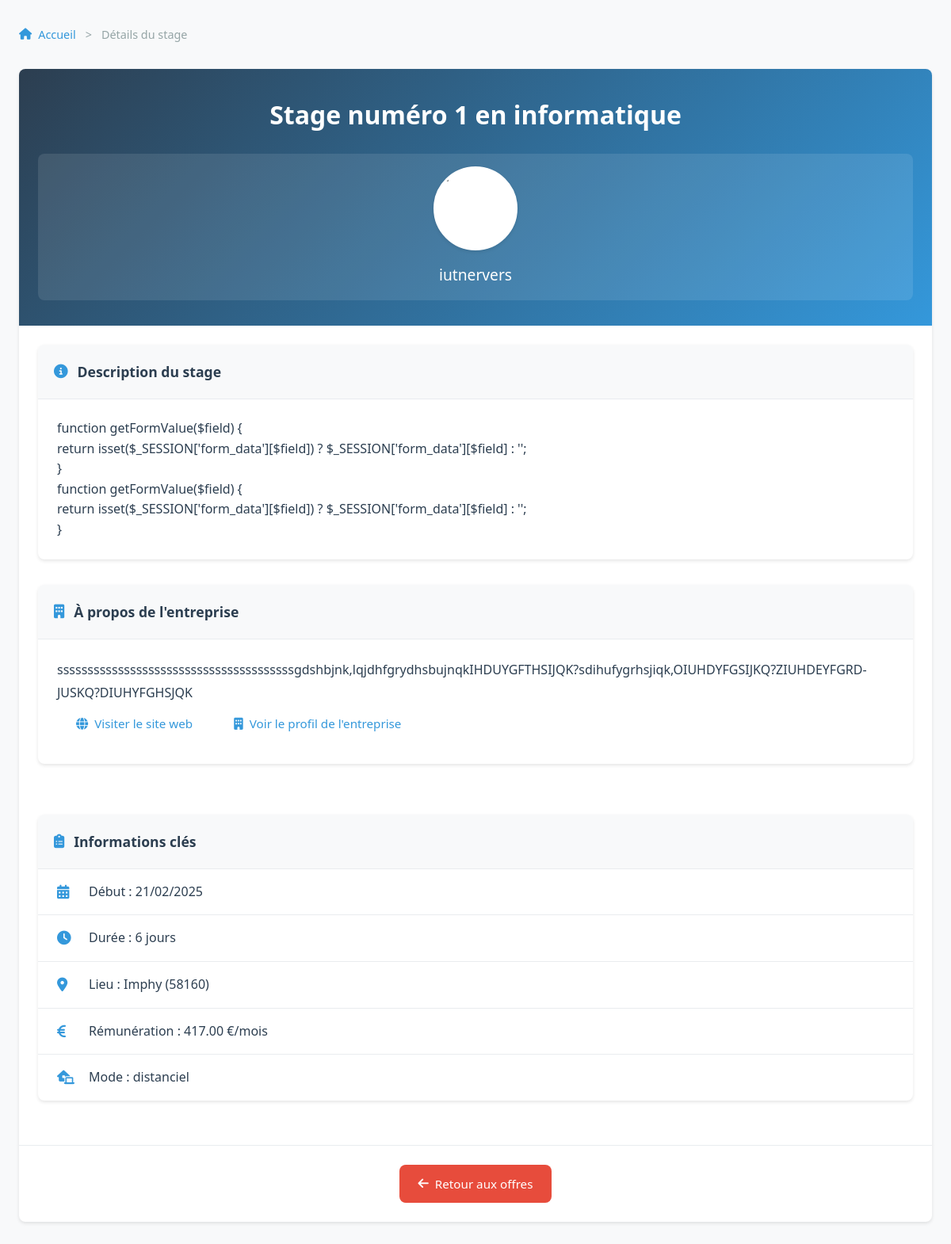
Screenshot of /app/views/internships/stage_details.php?id=42 with the database file from the repository.
### tables this page shows
CREATE TABLE `offres_stages` (
  `id` int(11) NOT NULL,
  `entreprise_id` int(11) DEFAULT NULL,
  `titre` varchar(100) NOT NULL,
  `description` text,
  `date_debut` date DEFAULT NULL,
  `date_fin` date DEFAULT NULL,
  `lieu` varchar(255) DEFAULT NULL,
  `mode_stage` enum('distanciel','présentiel') NOT NULL,
  `logo` varchar(255) DEFAULT NULL,
  `email_contact` varchar(255) NOT NULL,
  `lien_candidature` varchar(255) DEFAULT NULL,
  `domaine` varchar(100) DEFAULT NULL,
  `remuneration` decimal(10,2) DEFAULT NULL,
  `pays` varchar(100) DEFAULT 'France',
  `ville` varchar(100) DEFAULT NULL,
  `code_postal` varchar(10) DEFAULT NULL,
  `region` varchar(100) DEFAULT NULL,
  `departement` varchar(100) DEFAULT NULL,
  `date_publication` timestamp NOT NULL DEFAULT CURRENT_TIMESTAMP,
  `pourvu` tinyint(1) DEFAULT '0'
);

CREATE TABLE `entreprises` (
  `id` int(11) NOT NULL,
  `siret` varchar(14) NOT NULL,
  `nom` varchar(100) NOT NULL,
  `adresse` varchar(255) DEFAULT NULL,
  `ville` varchar(100) DEFAULT NULL,
  `code_postal` varchar(10) DEFAULT NULL,
  `pays` varchar(100) DEFAULT NULL,
  `telephone` varchar(20) DEFAULT NULL,
  `site_web` varchar(255) DEFAULT NULL,
  `lieu` varchar(255) DEFAULT NULL,
  `tva_intracommunautaire` varchar(50) DEFAULT NULL,
  `secteur_activite` varchar(100) DEFAULT NULL,
  `description` text,
  `adresse_facturation` varchar(255) DEFAULT NULL,
  `logo` varchar(255) DEFAULT NULL,
  `nom_contact` varchar(100) DEFAULT NULL,
  `username` varchar(100) NOT NULL,
  `email` varchar(255) NOT NULL,
  `password` varchar(255) NOT NULL,
  `role` enum('etudiant','entreprise','admin') NOT NULL DEFAULT 'entreprise',
  `date_creation` timestamp NOT NULL DEFAULT CURRENT_TIMESTAMP,
  `icone` varchar(255) DEFAULT NULL,
  `valide` tinyint(1) DEFAULT '0',
  `certification` tinyint(1) DEFAULT '0',
  `theme_color` varchar(7) DEFAULT '#3498db',
  `bloque` tinyint(1) DEFAULT '0'
);

### app/views/internships/stage_details.php (the view, shortened to what this page needs)
<?php
require_once $_SERVER['DOCUMENT_ROOT'] . '/Gestion_Stage/app/config/database.php';
$id = (int) $_GET['id'];
$stmt = $pdo->prepare("
    SELECT o.*, e.nom AS nom_entreprise, e.description AS description_entreprise,
           e.site_web, o.logo AS offre_logo, DATEDIFF(o.date_fin, o.date_debut) AS duree
    FROM offres_stages o
    JOIN entreprises e ON o.entreprise_id = e.id
    WHERE o.id = ?
");
$stmt->execute([$id]);
$internship = $stmt->fetch(PDO::FETCH_ASSOC);
?>
<!DOCTYPE html>
<html lang="fr">
<head>
    <link rel="stylesheet" href="https://cdnjs.cloudflare.com/ajax/libs/font-awesome/6.1.1/css/all.min.css">
    <link rel="stylesheet" href="/Gestion_Stage/public/assets/css/style_stage_details.css">
</head>
<body>
    <div class="container">
        <nav class="breadcrumb">
            <a href="/Gestion_Stage/index.php"><i class="fas fa-home"></i> Accueil</a> >
            <span>Détails du stage</span>
        </nav>
        <main class="offer-container">
            <div class="offer-header">
                <h1><?php echo htmlspecialchars($internship['titre']); ?></h1>
                <div class="company-badge">
                    <?php if (!empty($internship['offre_logo'])): ?>
                        <img src="/Gestion_Stage/public/uploads/logos/<?php echo htmlspecialchars(basename($internship['offre_logo'])); ?>"
                             alt="Logo <?php echo htmlspecialchars($internship['nom_entreprise']); ?>"
                             class="company-logo"
                             onerror="this.onerror=null; this.src='/Gestion_Stage/public/assets/images/default-company.png';">
                    <?php else: ?>
                        <div class="company-logo-placeholder">
                            <i class="fas fa-building"></i>
                        </div>
                    <?php endif; ?>
                    <span class="company-name"><?php echo htmlspecialchars($internship['nom_entreprise']); ?></span>
                </div>
            </div>
            <div class="offer-grid">
                <div class="offer-main">
                <div class="card">
                    <h2><i class="fas fa-info-circle"></i> Description du stage</h2>
                    <div class="card-content">
                        <div class="description-text">
                            <?php echo nl2br(htmlspecialchars($internship['description'])); ?>
                        </div>
                    </div>
                </div>
                    <div class="card">
                        <h2><i class="fas fa-building"></i> À propos de l'entreprise</h2>
                        <div class="card-content">
                            <?php echo nl2br(htmlspecialchars($internship['description_entreprise'] ?? '')); ?>
                            <div class="company-links">
                                <?php if (!empty($internship['site_web'])): ?>
                                    <a href="<?php echo htmlspecialchars($internship['site_web']); ?>"
                                       target="_blank"
                                       class="btn btn-link">
                                        <i class="fas fa-globe"></i> Visiter le site web
                                    </a>
                                <?php endif; ?>
                                <a href="/Gestion_Stage/app/views/company_profile.php?id=<?php echo $internship['entreprise_id']; ?>"
                                   class="btn btn-link">
                                    <i class="fas fa-building"></i> Voir le profil de l'entreprise
                                </a>
                            </div>
                        </div>
                    </div>
                </div>
                <aside class="offer-sidebar">
                    <div class="card info-card">
                        <h2><i class="fas fa-clipboard-list"></i> Informations clés</h2>
                        <ul class="info-list">
                            <li>
                                <i class="fas fa-calendar-alt"></i>
                                <span>Début : <?php echo date('d/m/Y', strtotime($internship['date_debut'])); ?></span>
                            </li>
                            <li>
                                <i class="fas fa-clock"></i>
                                <span>Durée : <?php echo $internship['duree'] . ' jours'; ?></span>
                            </li>
                            <li>
                                <i class="fas fa-map-marker-alt"></i>
                                <span>Lieu : <?php echo htmlspecialchars($internship['ville'] . ' (' . $internship['code_postal'] . ')'); ?></span>
                            </li>
                            <li>
                                <i class="fas fa-euro-sign"></i>
                                <span>Rémunération : <?php echo htmlspecialchars($internship['remuneration']); ?> €/mois</span>
                            </li>
                            <li>
                                <i class="fas fa-laptop-house"></i>
                                <span>Mode : <?php echo htmlspecialchars($internship['mode_stage']); ?></span>
                            </li>
                        </ul>
                    </div>
                </aside>
            </div>
            <div class="navigation-buttons">
                <a href="/Gestion_Stage/app/views/internships/all_internships.php" class="btn btn-secondary">
                    <i class="fas fa-arrow-left"></i> Retour aux offres
                </a>
            </div>
        </main>
    </div>
</body>
</html>

### public/assets/css/style_stage_details.css (style rules this page uses)
:root { --primary: #2c3e50; --secondary: #3498db; --accent: #e74c3c; --success: #2ecc71; --text: #2c3e50; --text-light: #95a5a6; --bg: #f8f9fa; --border: #e9ecef; --radius: 8px; --shadow: 0 2px 4px rgba(0,0,0,0.1); --transition: all 0.3s ease; }
body { font-family: 'Segoe UI', system-ui, -apple-system, sans-serif; line-height: 1.6; color: var(--text); background: var(--bg); margin: 0; }
.container { max-width: 1200px; margin: 2rem auto; padding: 0 1.5rem; }
.breadcrumb { display: flex; align-items: center; gap: 0.75rem; font-size: 0.9rem; margin-bottom: 2rem; color: var(--text-light); }
.breadcrumb a { color: var(--secondary); text-decoration: none; display: flex; align-items: center; gap: 0.5rem; }
.offer-container { background: white; border-radius: var(--radius); box-shadow: var(--shadow); overflow: hidden; }
.offer-header { background: linear-gradient(135deg, var(--primary), var(--secondary)); color: white; padding: 3rem 2rem; text-align: center; }
.offer-header h1 { margin: 0 0 1.5rem; font-size: 2rem; font-weight: 600; text-align: center; }
.company-badge { background: rgba(255, 255, 255, 0.1); padding: 1rem; border-radius: var(--radius); display: flex; flex-direction: column; align-items: center; gap: 1rem; }
.company-logo { width: 100px; height: 100px; border-radius: 50%; object-fit: cover; border: 3px solid white; box-shadow: var(--shadow); background: white; }
.company-name { font-size: 1.2rem; font-weight: 500; color: white; text-align: center; }
.offer-grid { display: grid; grid-template-columns: 2fr 1fr; gap: 2rem; padding: 2rem; }
.card { background: white; border-radius: 8px; box-shadow: 0 2px 4px rgba(0,0,0,0.1); margin-bottom: 2rem; transition: transform 0.3s ease, box-shadow 0.3s ease; overflow: hidden; height: fit-content; }
.card h2 { margin: 0; padding: 1.25rem; font-size: 1.1rem; color: var(--primary); background: var(--bg); border-bottom: 1px solid var(--border); display: flex; align-items: center; gap: 0.75rem; }
.card h2 i { color: var(--secondary); }
.card-content { padding: 1.5rem; color: var(--text); line-height: 1.8; max-width: 100%; overflow-wrap: break-word; word-wrap: break-word; word-break: break-word; hyphens: auto; }
.description-text { white-space: normal; word-wrap: break-word; overflow-wrap: break-word; line-height: 1.6; }
.info-list { list-style: none; padding: 0; margin: 0; }
.info-list li { display: flex; align-items: center; gap: 1rem; padding: 1rem 1.5rem; border-bottom: 1px solid var(--border); }
.info-list li:last-child { border-bottom: none; }
.info-list i { color: var(--secondary); font-size: 1.1rem; width: 1.5rem; }
.btn { display: inline-flex; align-items: center; justify-content: center; gap: 0.5rem; padding: 0.75rem 1.5rem; font-size: 0.95rem; font-weight: 500; border-radius: var(--radius); border: none; cursor: pointer; text-decoration: none; transition: var(--transition); }
.btn-secondary { background: var(--accent); color: white; }
.btn-link { color: var(--secondary); text-decoration: none; display: inline-flex; align-items: center; gap: 0.5rem; }
.navigation-buttons { padding: 1.5rem; border-top: 1px solid var(--border); text-align: center; }
.info-card { position: sticky; top: 20px; }
@media (max-width: 1224px) { .offer-grid { grid-template-columns: 1fr; padding: 1.5rem; } }
@media (max-width: 1224px) { .offer-header { padding: 2rem 1.5rem; } }

### rows the page displays
offres_stages: titre "Stage numéro 1 en informatique", entreprise.nom "iutnervers", description "function getFormValue($field) { return isset($_SESSION['form_data'][$field]) ? $_SESSION['form_data'][$field] : ''; } function getFormValue($field) { return isset($_SESSION['form_data'][$field]) ? $_SESSION['form_data'][$field] : ''; }", entreprise.description "sssssssssssssssssssssssssssssssssssssssgdshbjnk,lqjdhfgrydhsbujnqkIHDUYGFTHSIJQK?sdihufygrhsjiqk,OIUHDYFGSIJKQ?ZIUHDEYFGRDJUSKQ?DIUHYFGHSJQK", date_debut "21/02/2025", ville+code_postal "Imphy (58160)", remuneration "417.00", mode_stage "distanciel"

### other values shown
$internship['duree'] "6"
